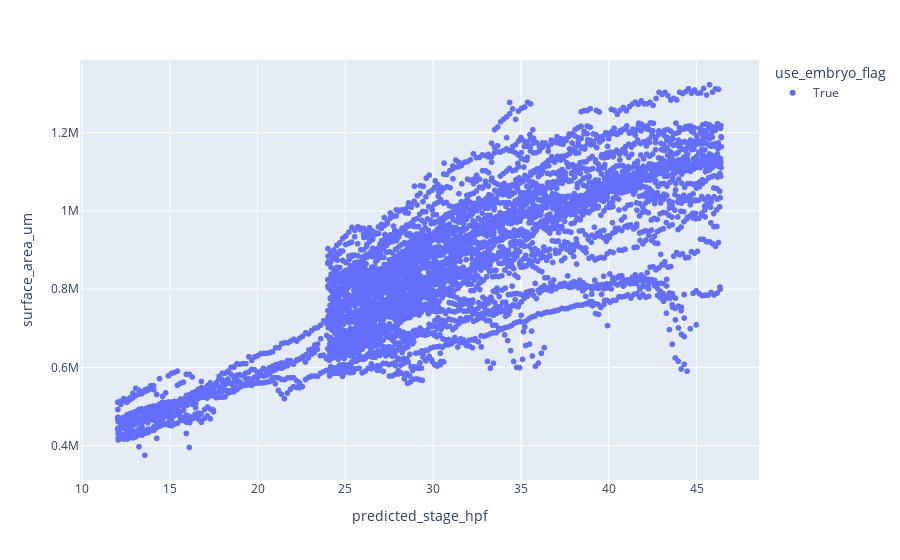

Notebook cell for this chart:
### Markdown cell above
### Look at embryo length vs. predicted stage

### Code cell
sample_date = "20240306"
metadata_df["experiment_date"] = metadata_df["experiment_date"].astype(str)
ft = (metadata_df["experiment_date"]==sample_date)# & (metadata_df["embryo_id"]=="20230531_D03_e00")
fig = px.scatter(metadata_df.loc[ft, :], 
                 x="predicted_stage_hpf", y="surface_area_um", color="use_embryo_flag", hover_data={"snip_id"})
fig.show()

### Figure 1 — Plotly figure (JSON) as saved in the notebook; plotly's stock layout.template omitted (floating-point values rounded to 4 significant figures; data arrays with more than 128 entries replaced by an {"elided": "..."} marker saying what was removed)
{"data": [{"customdata": {"elided": "5066x1 str values"}, "hovertemplate": "use_embryo_flag=True<br>predicted_stage_hpf=%{x}<br>surface_area_um=%{y}<br>snip_id=%{customdata[0]}<extra></extra>", "legendgroup": "True", "marker": {"color": "#636efa", "symbol": "circle"}, "mode": "markers", "name": "True", "showlegend": true, "type": "scattergl", "x": {"elided": "5066 float values"}, "xaxis": "x", "y": {"elided": "5066 float values"}, "yaxis": "y"}], "layout": {"legend": {"title": {"text": "use_embryo_flag"}, "tracegroupgap": 0}, "margin": {"t": 60}, "xaxis": {"anchor": "y", "domain": [0, 1], "title": {"text": "predicted_stage_hpf"}}, "yaxis": {"anchor": "x", "domain": [0, 1], "title": {"text": "surface_area_um"}}}}
